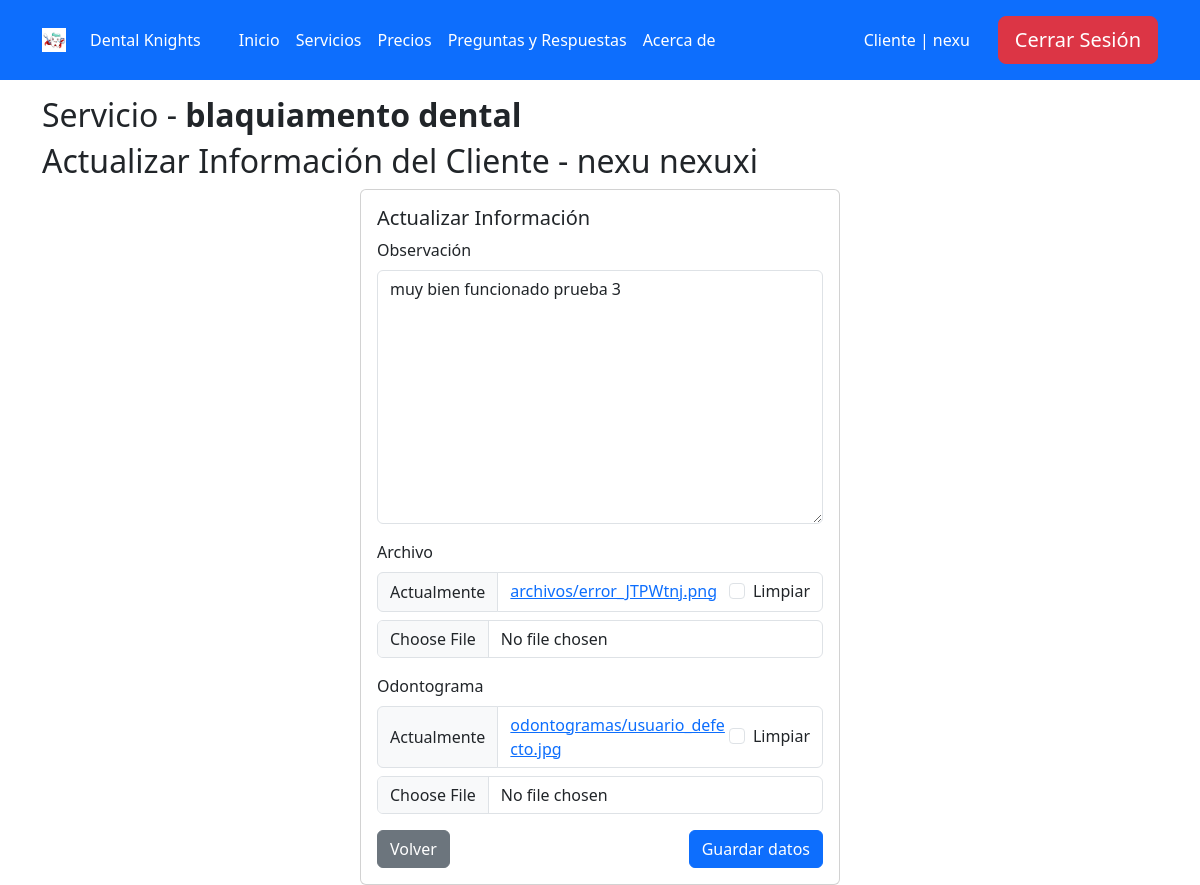
Before: /servicios/update_infocliente/6/ (signed in) with the older database file.
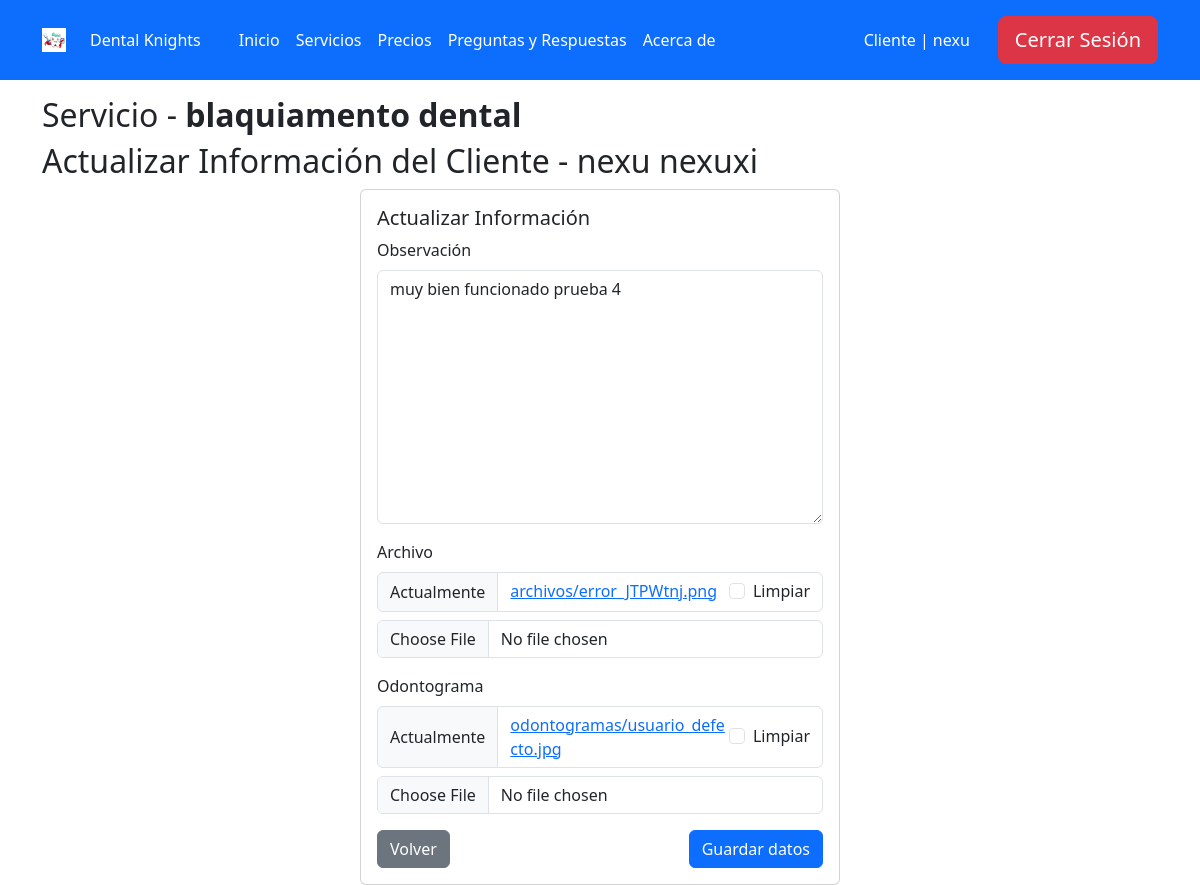
After: the same page with the newer database file.
### core/models.py (models this page shows, shortened)
class Infocliente(models.Model):
    servicio = models.ForeignKey(Servicios, on_delete=models.CASCADE, verbose_name='Servicio')
    cliente = models.ForeignKey(User, on_delete=models.CASCADE, limit_choices_to={'groups__name': 'clientes'}, verbose_name='Cliente')
    observacion = models.TextField(null=True, blank=True, verbose_name='Observación')
    archivo = models.FileField(upload_to='archivos/', null=True, blank=True, verbose_name='Archivo')
    odontograma = models.FileField(upload_to='odontogramas/', null=True, blank=True, verbose_name='Odontograma')
    class Meta:
        verbose_name = 'Registro'
        verbose_name_plural = 'Registros'

### core/views.py (the view, shortened to what this page needs)
# urls.py: path('servicios/update_infocliente/<int:infocliente_id>/', login_required(UpdateInfoclienteView.as_view()), name='update_info'),
@add_group_name_to_context
class UpdateInfoclienteView(UpdateView):
    model = Infocliente
    fields = ['observacion', 'archivo', 'odontograma']
    template_name = 'update_infocliente.html'
    def get_context_data(self, **kwargs):
        context = super().get_context_data(**kwargs)
        infocliente = self.get_object()
        context['servicio_name'] = infocliente.servicio.name
        context['cliente_name'] = infocliente.cliente.get_full_name()
        return context
    def get_object(self, queryset=None):
        infocliente_id = self.kwargs['infocliente_id']
        return get_object_or_404(Infocliente, id=infocliente_id)

### core/views.py (called while the page is built)
def plural_to_singular(plural):
    plural_singular = {
        "clientes": "cliente",
        "profesionales": "profesional",
        "ejecutivos": "ejecutivo",
        "administradores": "administrador",
    }
    return plural_singular.get(plural, "error")

def get_group_and_color(user):
    group = user.groups.first()
    group_id = None
    group_name = None
    group_name_singular = None
    color = None
    if group:
        if group.name == 'clientes':
            color = 'bg-primary'
        elif group.name == 'profesionales':
            color = 'bg-success'
        elif group.name == 'ejecutivos':
            color = 'bg-danger'
        elif group.name == 'administradores':
            color = 'bg-info'
        group_id = group.id
        group_name = group.name
        group_name_singular = plural_to_singular(group.name)
    return group_id, group_name, group_name_singular, color

### templates/update_infocliente.html (shortened to what this page needs)
{% extends 'base.html' %}
{% block content %}
    {% load crispy_forms_tags %}
    <div class="container mt-3">
        <h2>Servicio - <strong>{{ servicio_name }}</strong></h2>
        <h2>Actualizar Información del Cliente - {{ cliente_name }}</h2>
        <form method="POST" action="" enctype="multipart/form-data">
            <div class="card mx-auto" style="width: 30rem;">
                <div class="card-body">
                    <h5 class="card-title">Actualizar Información</h5>
                    {{ form|crispy }}
                    <button class="btn btn-primary float-end" type="submit">Guardar datos</button>
                    <button class="btn btn-secondary" type="button" onclick="goBack()">Volver</button>
                </div>
            </div>
        </form>
    </div>
{% endblock %}

Changed rows visible on the page:
changed Infocliente: observacion "muy bien funcionado prueba 3" → "muy bien funcionado prueba 4"
